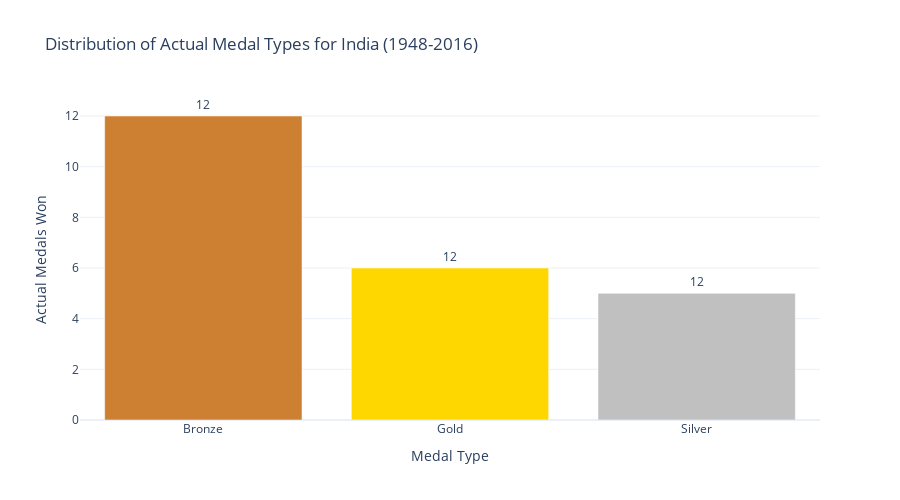

The code cell stored with this chart in its notebook:
### Code cell
# Medal distribution by type (ACTUAL unique medals, not athlete records)
# Calculate unique medals
medal_records = india_df[india_df['Medal'] != 'No Medal']
unique_medals = medal_records.groupby(['Year', 'Sport', 'Event', 'Medal']).size().reset_index(name='Team_Size')
medal_counts = unique_medals['Medal'].value_counts()

fig = px.bar(x=medal_counts.index, y=medal_counts.values,
             title='Distribution of Actual Medal Types for India (1948-2016)',
             labels={'x': 'Medal Type', 'y': 'Actual Medals Won'},
             color=medal_counts.index,
             color_discrete_map={'Gold': '#FFD700', 'Silver': '#C0C0C0', 'Bronze': '#CD7F32'})
fig.update_layout(showlegend=False, template='plotly_white', height=500)
fig.update_traces(text=medal_counts.values, textposition='outside')
fig.show()

print(f"\n✓ Actual medal breakdown (unique medals, not athlete records):")
print(medal_counts)
print(f"\nTotal actual medals: {medal_counts.sum()}")

### Figure 1 — Plotly figure (JSON) as saved in the notebook; plotly's stock layout.template omitted (floating-point values rounded to 4 significant figures)
{"data": [{"alignmentgroup": "True", "hovertemplate": "color=Bronze<br>Medal Type=%{x}<br>Actual Medals Won=%{y}<extra></extra>", "legendgroup": "Bronze", "marker": {"color": "#CD7F32", "pattern": {"shape": ""}}, "name": "Bronze", "offsetgroup": "Bronze", "orientation": "v", "showlegend": true, "text": [12, 6, 5], "textposition": "outside", "type": "bar", "x": ["Bronze"], "xaxis": "x", "y": [12], "yaxis": "y"}, {"alignmentgroup": "True", "hovertemplate": "color=Gold<br>Medal Type=%{x}<br>Actual Medals Won=%{y}<extra></extra>", "legendgroup": "Gold", "marker": {"color": "#FFD700", "pattern": {"shape": ""}}, "name": "Gold", "offsetgroup": "Gold", "orientation": "v", "showlegend": true, "text": [12, 6, 5], "textposition": "outside", "type": "bar", "x": ["Gold"], "xaxis": "x", "y": [6], "yaxis": "y"}, {"alignmentgroup": "True", "hovertemplate": "color=Silver<br>Medal Type=%{x}<br>Actual Medals Won=%{y}<extra></extra>", "legendgroup": "Silver", "marker": {"color": "#C0C0C0", "pattern": {"shape": ""}}, "name": "Silver", "offsetgroup": "Silver", "orientation": "v", "showlegend": true, "text": [12, 6, 5], "textposition": "outside", "type": "bar", "x": ["Silver"], "xaxis": "x", "y": [5], "yaxis": "y"}], "layout": {"barmode": "relative", "height": 500, "legend": {"title": {"text": "color"}, "tracegroupgap": 0}, "showlegend": false, "title": {"text": "Distribution of Actual Medal Types for India (1948-2016)"}, "xaxis": {"anchor": "y", "domain": [0, 1], "title": {"text": "Medal Type"}}, "yaxis": {"anchor": "x", "domain": [0, 1], "title": {"text": "Actual Medals Won"}}}}
